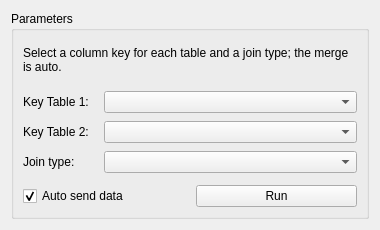
<?xml version="1.0" encoding="UTF-8"?>
<ui version="4.0">
 <class>Form</class>
 <widget class="QWidget" name="Form">
  <property name="geometry">
   <rect>
    <x>0</x>
    <y>0</y>
    <width>380</width>
    <height>230</height>
   </rect>
  </property>
  <property name="windowTitle">
   <string>Fusion NxM</string>
  </property>

  <layout class="QVBoxLayout" name="verticalLayoutRoot">
   <item>
    <widget class="QGroupBox" name="groupBox">
     <property name="title">
      <string>Parameters</string>
     </property>

     <layout class="QVBoxLayout" name="verticalLayoutGroupBox">
      <property name="spacing">
       <number>12</number>
      </property>

      <item>
       <widget class="QLabel" name="Description">
        <property name="text">
         <string>Select a column key for each table and a join type; the merge is auto.</string>
        </property>
        <property name="wordWrap">
         <bool>true</bool>
        </property>
       </widget>
      </item>

      <item>
       <layout class="QFormLayout" name="formLayoutInputs">
        <property name="horizontalSpacing">
         <number>15</number>
        </property>
        <property name="verticalSpacing">
         <number>8</number>
        </property>

        <item row="0" column="0">
         <widget class="QLabel" name="labelKeyA">
          <property name="text">
           <string>Key Table 1:</string>
          </property>
         </widget>
        </item>
        <item row="0" column="1">
         <widget class="QComboBox" name="cb_key1_a"/>
        </item>

        <item row="1" column="0">
         <widget class="QLabel" name="labelKeyB">
          <property name="text">
           <string>Key Table 2:</string>
          </property>
         </widget>
        </item>
        <item row="1" column="1">
         <widget class="QComboBox" name="cb_key1_b"/>
        </item>

        <item row="2" column="0">
         <widget class="QLabel" name="labelJoinType">
          <property name="text">
           <string>Join type:</string>
          </property>
         </widget>
        </item>
        <item row="2" column="1">
         <widget class="QComboBox" name="cb_join_type"/>
        </item>
       </layout>
      </item>

      <item>
       <layout class="QHBoxLayout" name="horizontalLayoutButtons">
        <item>
         <widget class="QCheckBox" name="checkBox_send">
          <property name="text">
           <string>Auto send data</string>
          </property>
          <property name="checked">
           <bool>true</bool>
          </property>
         </widget>
        </item>
        <item>
         <widget class="QPushButton" name="pushButton_send">
          <property name="text">
           <string>Run</string>
          </property>
         </widget>
        </item>
       </layout>
      </item>

     </layout>
    </widget>
   </item>
  </layout>
 </widget>
 <resources/>
 <connections/>
</ui>
